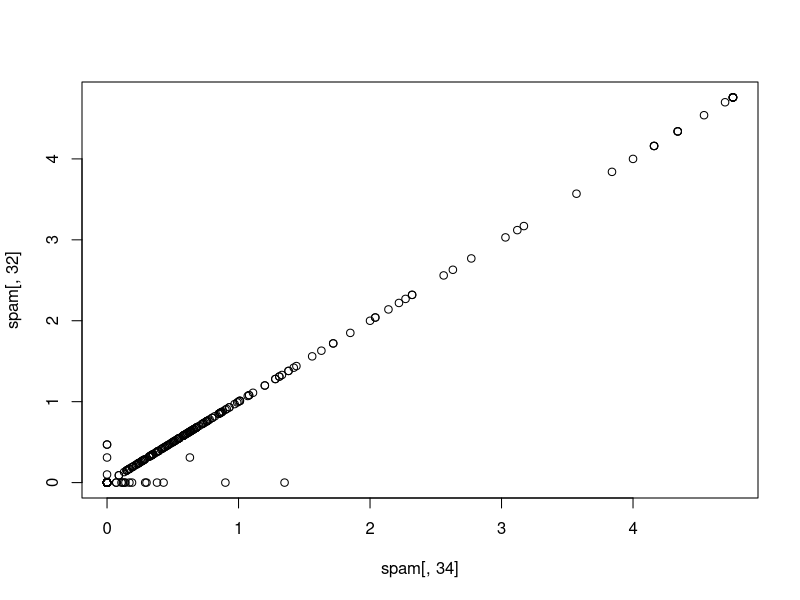
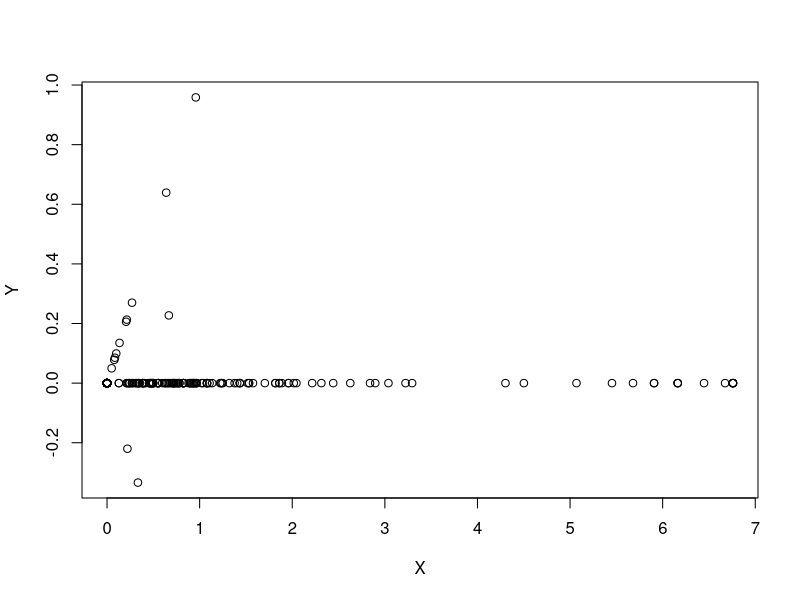
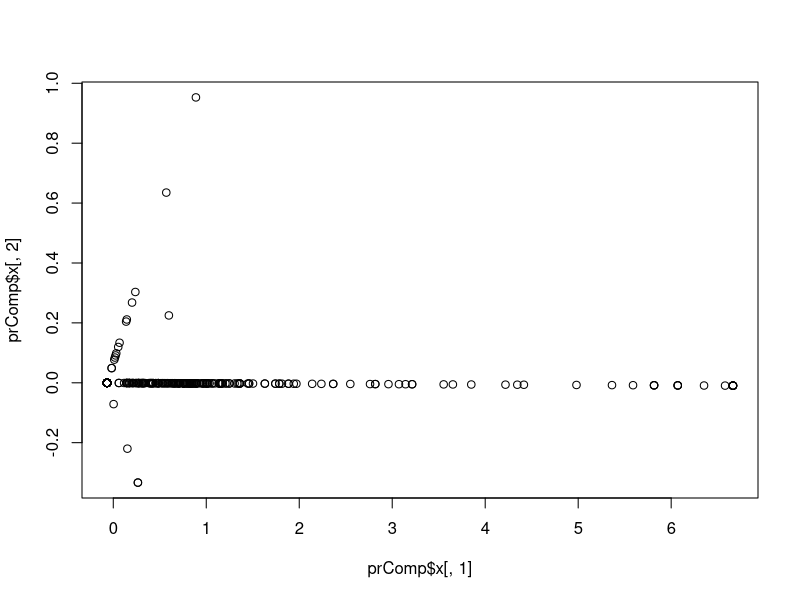
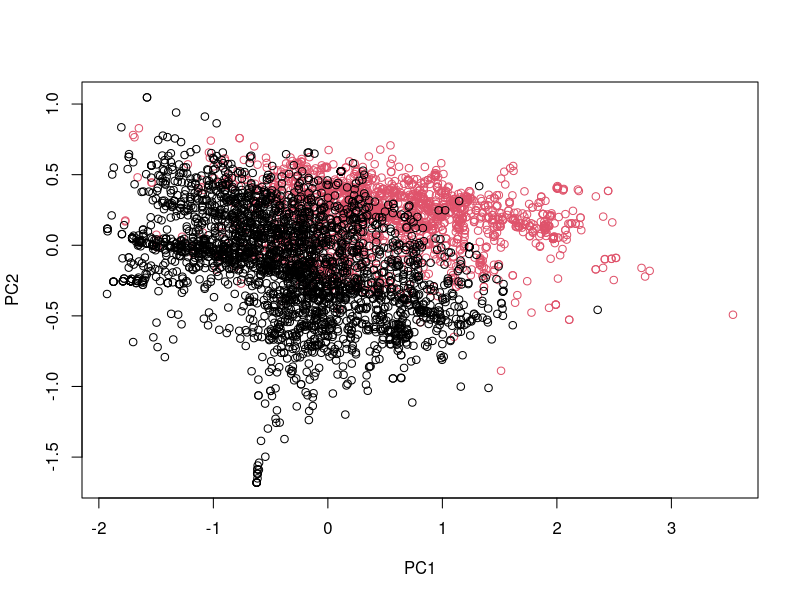
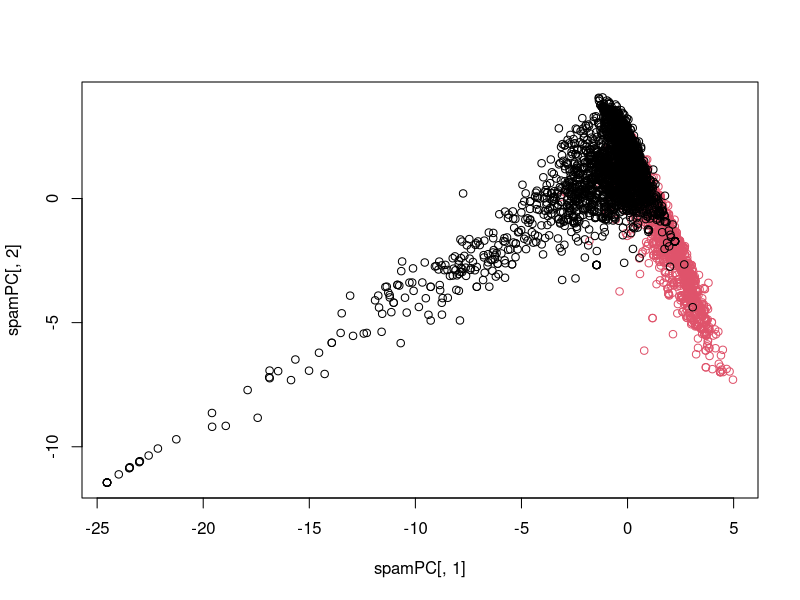

These charts were generated, in order, by the following R code: (Note: this script raises an error after producing the figures.)
library(caret)
library(kernlab)
data(spam)

inTrain <- createDataPartition(y=spam$type, p=0.75, list=FALSE)
training <- spam[inTrain,]
testing <- spam[-inTrain,]

# Correlated predictors
M <- abs(cor(training[,-58]))
diag(M) <- 0
which(M > 0.8, arr.ind = T)

names(spam)[c(34,32)]
plot(spam[,34], spam[,32])


# Rotate the plot
X <- 0.71*training$num415 + 0.71*training$num857
Y <- 0.71*training$num415 - 0.71*training$num857
plot(X,Y)

# Principal components in R - prcomp
smallSpam <- spam[, c(34,32)]
prComp <- prcomp(smallSpam)
plot(prComp$x[,1], prComp$x[,2])

prComp$rotation

# PCA on SPAM data
typeColor <- ((spam$type == "spam")*1 + 1)
prComp <- prcomp(log10(spam[, -58] + 1))
plot(prComp$x[,1], prComp$x[,2], col=typeColor, xlab="PC1", ylab="PC2")

# PCA with caret
preProc <- preProcess(log10(spam[,-58]+1), method="pca", pcaComp = 2)
spamPC <- predict(preProc, log10(spam[, -58]+1))
plot(spamPC[,1], spamPC[,2], col=typeColor)

# Preprocessing with PCA
preProc <- preProcess(log10(training[,-58]+1), method="pca", pcaComp = 2)
trainPC <- predict(preProc, log10(training[,-58]+1))
modelFit <- train(training$type ~ ., method="glm", data=trainPC)

testPC <- predict(preProc, log10(testing[,-58]+1))
confusionMatrix(testing$type, predict(modelFit, testPC))


# Alternative (sets # of PCs)
modelFit <- train(training$type ~ ., method="glm", preProcess="pca", data=training)
confusionMatrix(testing$type, predict(modelFit, testing))
